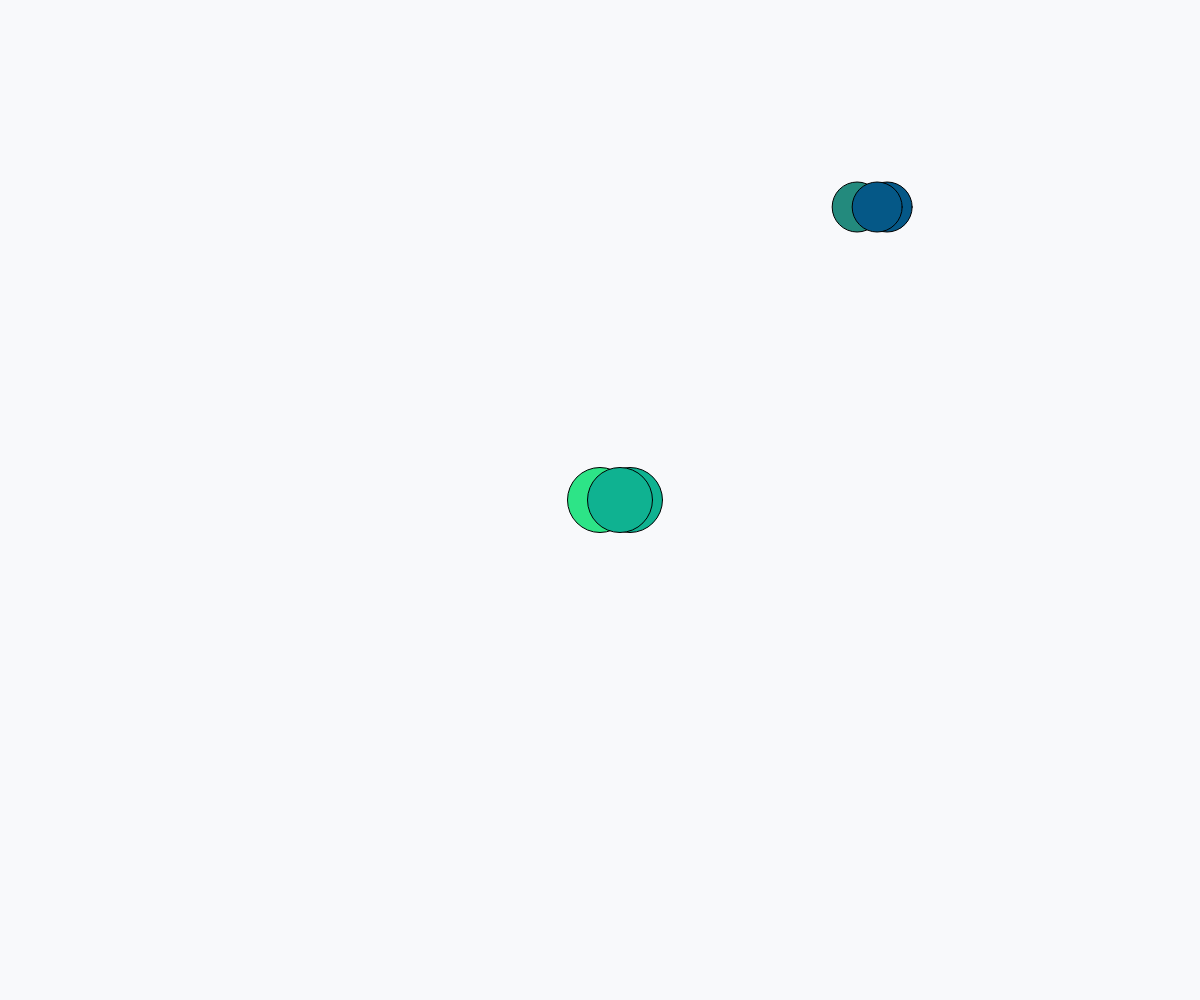
Frame 1 (no input)
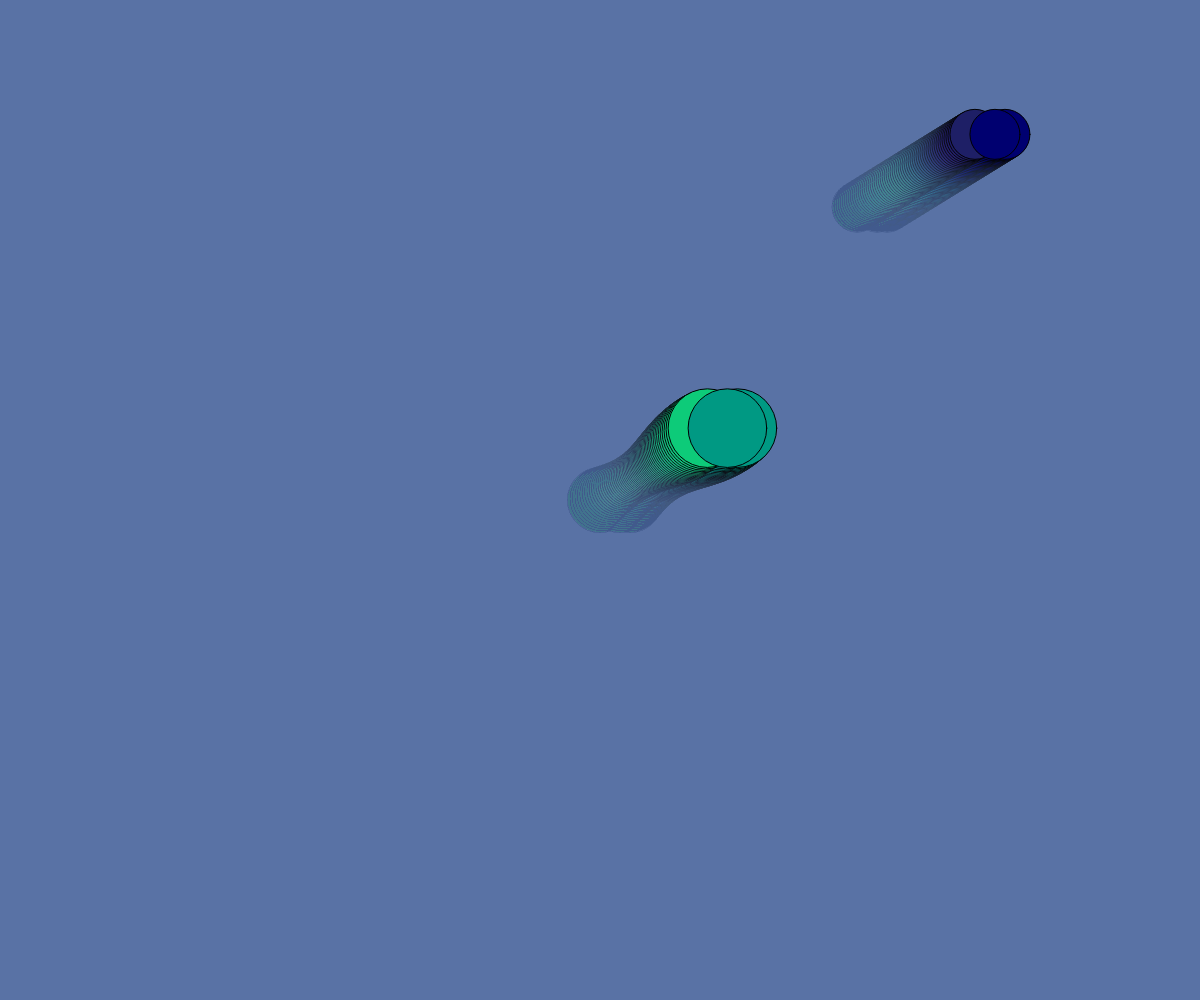
Frame 60 (no input)
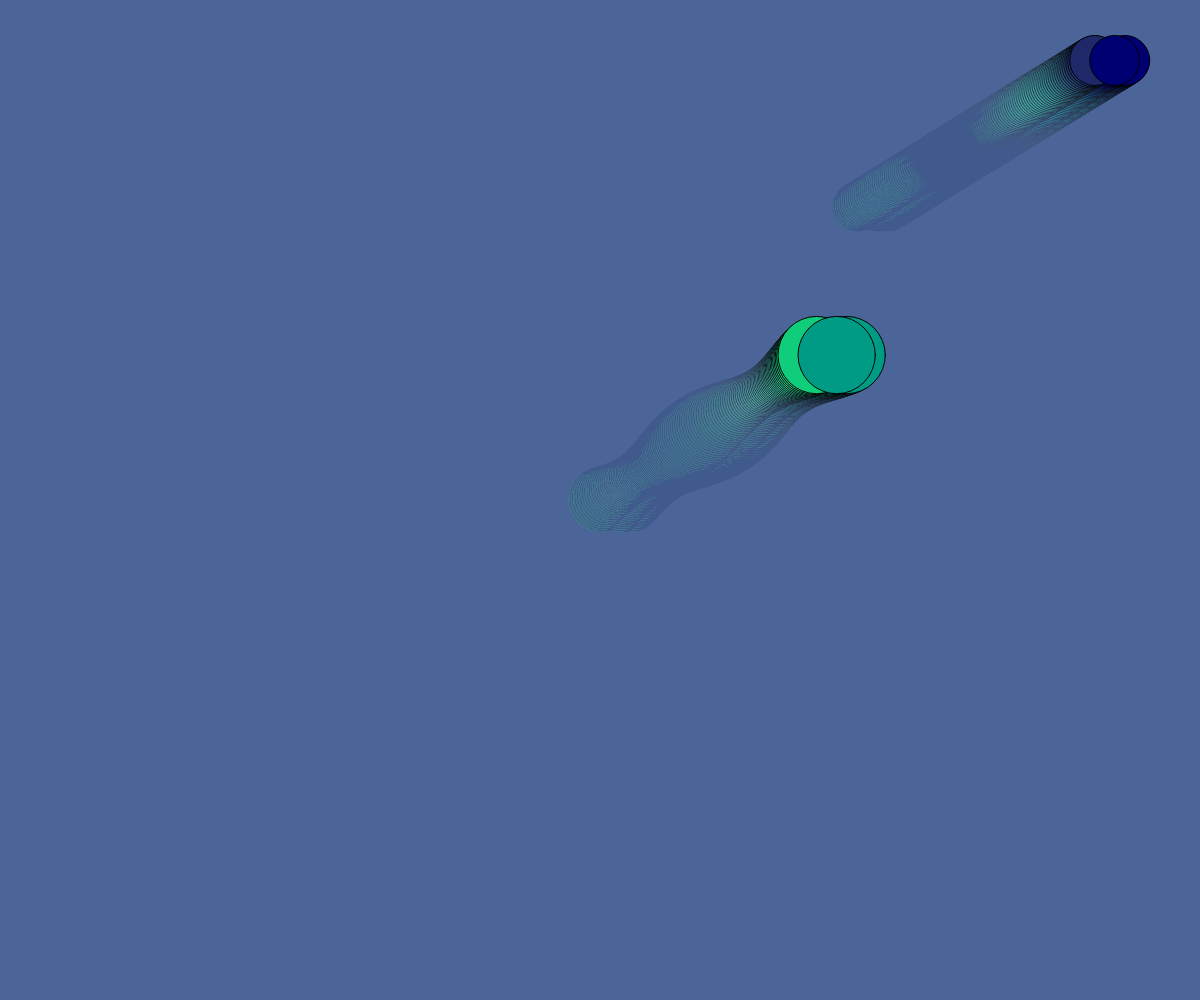
Frame 120 (the mouse pressed at the canvas centre since frame 60)

The p5.js sketch that drew these frames (run headless with seeded random() and noise() and a simulated clock; from frame 60 on, the mouse is pressed at the canvas centre):

// p5.js sketch
// ── sketch.js
let angle, aSpeed, r, g, b, d;
let waveBall1, waveBall2;
let posX, posY;

function setup() {
  createCanvas(windowWidth, windowHeight);

  angleMode(DEGREES);
  angle = 0;
  aSpeed = 5;

  posX = random(width);
  posY = random(height);

  // create objects
  waveBall1 = new doubleBall(posX, posY);
  waveBall2 = new doubleBall(width / 2, height / 2);
}

function draw() {
  background(90, 105, 157, 10);

  // First object color mapping
  r = sinMap(30, 40);
  g = sinMap(20, 255);
  b = sinMap(100, 150);
  d = sinMap(50, 50);

  waveBall1.display(r, g, b, d);
  waveBall1.update(4);
  waveBall1.keepInCanvas();

  // Second object color mapping
  r = sinMap(10, 80);
  g = sinMap(200, 255);
  b = sinMap(120, 150);
  d = sinMap(80, 50);

  waveBall2.display(r, g, b, d);
  waveBall2.update(3);
  waveBall2.keepInCanvas();

  angle += aSpeed;
}

// Sine mapping helper function
function sinMap(minV, maxV) {
  return map(sin(angle), -1, 1, minV, maxV);
}


// ── doubleBall.js
class doubleBall {
  constructor(posX, posY) {
    this.x = posX;
    this.y = posY;

    this.xDir = random(-1, 1);
    this.yDir = random(-1, 1);

    // default color
    this.r = 242;
    this.g = 193;
    this.b = 58;

    this.d = 40;
  }

  display(r, g, b, d) {
    this.r = r;
    this.g = g;
    this.b = b;
    this.d = d;

    fill(this.r, this.g, this.b);
    circle(this.x, this.y, this.d);

    fill(this.r - 30, this.g - 50, this.b + 10);
    circle(this.x + 30, this.y, this.d);

    circle(this.x + 20, this.y, this.d);
  }

  update(speed) {
    this.x += this.xDir * speed;
    this.y += this.yDir * speed;
  }

  keepInCanvas() {
    if (this.x > width || this.x < 0) {
      this.xDir *= -1;
    }
    if (this.y > height || this.y < 0) {
      this.yDir *= -1;
    }
  }
}
